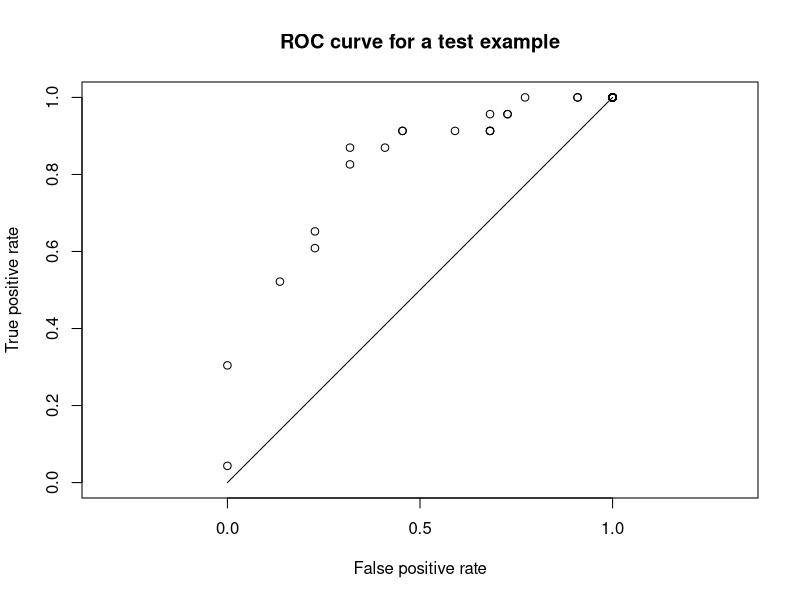
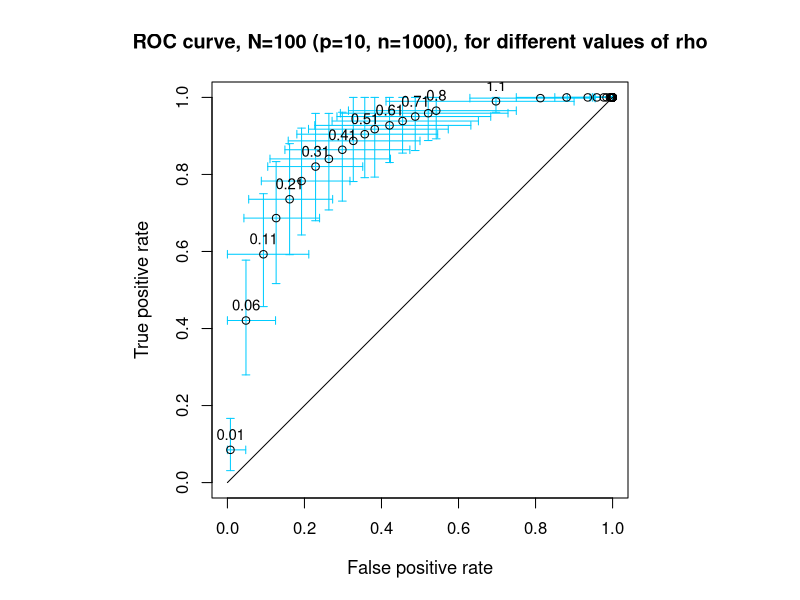

Generate these figures, in order, with R:
## ---- chunk 1
library(clusterGeneration)
library(glasso)
library(Matrix)
library(pracma)
## ---- chunk 2
# Generate a sparse positive semidefinite matrix
genThetaSigma <-function(p, sparsity_level=0.25){
  sigma <- as.matrix(rsparsematrix(p,p,sparsity_level))
  sigma <- sigma + t(sigma)
  diag <- colSums(abs(sigma),dims = 1)
  diag(sigma) <- diag(sigma) + diag 
  theta <- sigma + 0.5 * diag(p)
  sigma <- pinv(theta)
  return(list("Theta"=theta,"Sigma"=sigma))
}

# Minimal working example
p <- 5
res <- genThetaSigma(p)

## ---- chunk 3
experiment <-function(p,n,lrho,thr=0.0001){
  
  # Normalize rho
  lrho <- lrho / p
  
  # Generate mu
  mu = runif(p,-1,1)
  # Generate sigma (and the corresponding theta)
  res <- genThetaSigma(p)
  sigma <- res$Sigma
  theta <- res$Theta
  
  # Generate a sample
  X = mvrnorm(n, mu, sigma)
  
  # Empirical covariance
  S <- cov(X)
  
  # Run graphical lasso
  gp <- glassopath(S,lrho,trace=0)
  
  # A coeff is considered null if its absolue value is below thr
  
  # Counts the number of null coefficients
  count_P <- function(m){sum(abs(m) < thr)}
  # Counts the number of non null coefficients
  count_N <- function(m){sum(abs(m)>=thr)}
  # Outputs the number of true positive coefficients
  count_TP <- function(m){sum((abs(m) < thr)&(abs(theta) < thr))}
  # Outputs the number of false positive coefficients
  count_FP <- function(m){sum((abs(m) < thr)&(abs(theta) > thr))}
  
  # Counts the number of null coefficients for each wi (inverse of w, i.e. theta)
  res_P <- apply(gp$wi,3,count_P)
  # Counts the number of true positives for each wi
  res_TP <- apply(gp$wi,3,count_TP)
  # Counts the number of false positives for each wi
  res_FP <- apply(gp$wi,3,count_FP)

  # Compute the true positive rate
  rate_true <- res_TP / max(1, count_P(theta))
  # Compute the false positive rate
  rate_false <- res_FP / max(1, count_N(theta)-p)
  
  return(cbind(lrho, rate_true, rate_false))
}

# Minimal working example
# Plot test results
p <- 10
n <- 1000
lrho <- unique(c(seq(0.01,0.8,0.05),seq(0.8,10,0.3)))
test_res <- experiment(p,n,lrho)
plot(test_res[,3],test_res[,2],xlim=0:1,ylim=0:1,asp=1,xlab="False positive rate",ylab="True positive rate")
lines(c(0, 1), c(0, 1))
title("ROC curve for a test example")
## ---- chunk 4
# Repeat experiment a given number of times N and compute statistics
N <- 100

# Experimental setup
p <- 10
n <- 1000
lrho <- unique(c(seq(0.01,0.8,0.05),seq(0.8,10,0.3)))

# Print to eps?
print_to_eps <- FALSE

rate_true_list <- list()
rate_false_list <- list()

# Repeat experiment N times
for(i in 1:N) {
  test_res <- experiment(p,n,lrho)
  rate_true_list <- cbind(rate_true_list,test_res[,2])
  rate_false_list <- cbind(rate_false_list,test_res[,3])
}

rate_true_list <- matrix(unlist(rate_true_list), byrow=FALSE, ncol=N)
rate_false_list <- matrix(unlist(rate_false_list), byrow=FALSE, ncol=N)

# Compute means and quantiles
means_T <- apply(rate_true_list, 1, mean)
quant10_T <- apply(rate_true_list, 1, function(m){return(quantile(m, probs=0.1))})
quant90_T <- apply(rate_true_list, 1, function(m){return(quantile(m, probs=0.9))})
means_F <- apply(rate_false_list, 1, mean)
quant10_F <- apply(rate_false_list, 1, function(m){return(quantile(m, probs=0.1))})
quant90_F <- apply(rate_false_list, 1, function(m){return(quantile(m, probs=0.9))})

# Plot with uncertainty bars
if(print_to_eps){
  setEPS()
  postscript("experiment_random_graphs.eps")
}
par(pty="s")
plot(0,type='n',xlim=0:1,ylim=0:1,asp=1,xlab="False positive rate",ylab="True positive rate",cex.lab=1.1)
segments(means_F,quant10_T,means_F,quant90_T, col="#00ccff")
segments(quant10_F,means_T,quant90_F,means_T, col="#00ccff")
epsilon <- 0.01
segments(means_F-epsilon,quant10_T,means_F+epsilon,quant10_T, col="#00ccff")
segments(means_F-epsilon,quant90_T,means_F+epsilon,quant90_T, col="#00ccff")
segments(quant10_F,means_T-epsilon,quant10_F,means_T+epsilon, col="#00ccff")
segments(quant90_F,means_T-epsilon,quant90_F,means_T+epsilon, col="#00ccff")
# lines(quant10_F, means_T)
# lines(quant90_F, means_T)
# lines(means_F, quant10_T)
# lines
points(means_F,means_T)
lines(c(0, 1),c(0, 1))
chosen_labels <- c(1,2,seq(3,17,2),18)
text(means_F[chosen_labels],means_T[chosen_labels]+0.04,labels=lrho[chosen_labels],cex=0.9)
title("ROC curve, N=100 (p=10, n=1000), for different values of rho",cex.main=1.2)

if(print_to_eps){
  dev.off()
}
## ---- chunk 5
p <- 10
n <- 100
alpha <- seq(0.01,0.9,0.05)

mu = runif(p,-1,1)
res <- genThetaSigma(p)
sigma <- res$Sigma
# Generate a sample
X = mvrnorm(n, mu, sigma)
# Empirical covariance
S <- cov(X)

# Compute the max products of variances
S <- matrix(unlist(diag(S)),ncol=1)
var_products <- S %*% t(S)
for(i in 1:p){
  var_products[i, 1:i] = 0
}
max_var_products <- max(max(var_products))

# Compute the theoretical rho
trho <- max_var_products * qt(1-alpha/(2*p*p), n-2) / sqrt(n-2+(qt(1-alpha/(2*p*p), n-2))**2)
print(cbind(alpha,trho))
